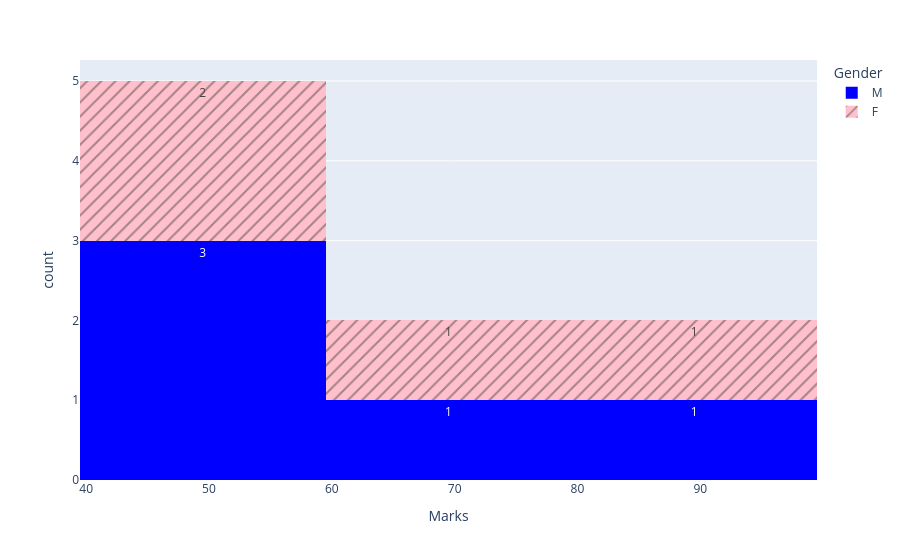

The cell this chart's notebook holds for it:
### Markdown cell above
# Histogram

### Code cell
data = {"Marks":[40,45,50,55,49,70,75,80,85],
        "Gender":['M','F','M','F','M','F','M','F','M']
       }

df = pd.DataFrame(data)
fig = px.histogram(
    df,
    x = 'Marks',
    nbins=4,
    color='Gender',
    histfunc="count",
    pattern_shape="Gender",
    text_auto=True,
    color_discrete_map={'M':'Blue','F':'Pink'},
    color_discrete_sequence=['blue','pink']
)
fig.show()

### Figure 1 — Plotly figure (JSON) as saved in the notebook; plotly's stock layout.template omitted (floating-point values rounded to 4 significant figures)
{"data": [{"alignmentgroup": "True", "bingroup": "x", "histfunc": "count", "hovertemplate": "Gender=M<br>Marks=%{x}<br>count=%{y}<extra></extra>", "legendgroup": "M", "marker": {"color": "Blue", "pattern": {"shape": ""}}, "name": "M", "nbinsx": 4, "offsetgroup": "M", "orientation": "v", "showlegend": true, "texttemplate": "%{value}", "type": "histogram", "x": [40, 50, 49, 75, 85], "xaxis": "x", "yaxis": "y"}, {"alignmentgroup": "True", "bingroup": "x", "histfunc": "count", "hovertemplate": "Gender=F<br>Marks=%{x}<br>count=%{y}<extra></extra>", "legendgroup": "F", "marker": {"color": "Pink", "pattern": {"shape": "/"}}, "name": "F", "nbinsx": 4, "offsetgroup": "F", "orientation": "v", "showlegend": true, "texttemplate": "%{value}", "type": "histogram", "x": [45, 55, 70, 80], "xaxis": "x", "yaxis": "y"}], "layout": {"barmode": "relative", "legend": {"title": {"text": "Gender"}, "tracegroupgap": 0}, "margin": {"t": 60}, "xaxis": {"anchor": "y", "domain": [0, 1], "title": {"text": "Marks"}}, "yaxis": {"anchor": "x", "domain": [0, 1], "title": {"text": "count"}}}}
